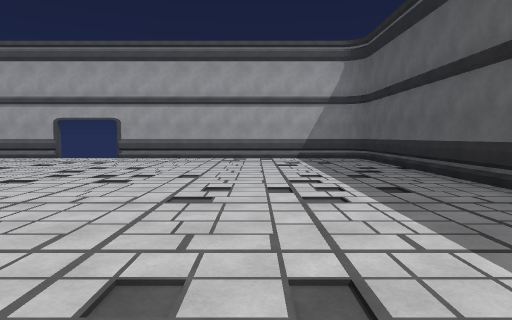
view 1 (above)

18 first-person views from a walk through a scene from a Unity 3-D project. The camera is 1.4 m above the floor, tilts 4° down and sees 75° across. The floor is counted in squares, 2 m on a side. Each view is taken from the middle of a square. On the plan, view 1 faces up. The plan holds only what a view shows up to about 10 squares ahead; the rest is blank. The place goes on beyond the plan. The player character is not drawn. Some animated figures are not drawn. Door leaves are left out, so doorways stand open.

view 2
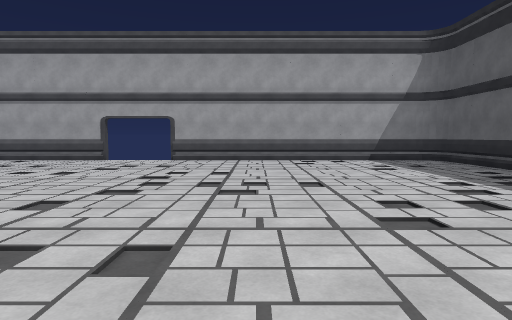

view 3
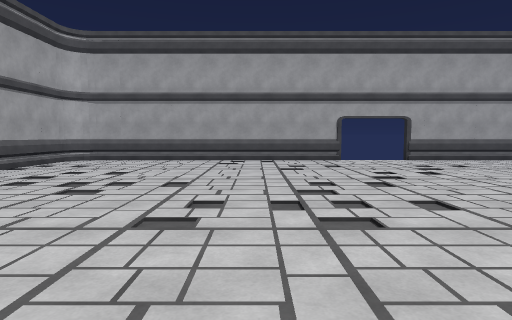

view 4
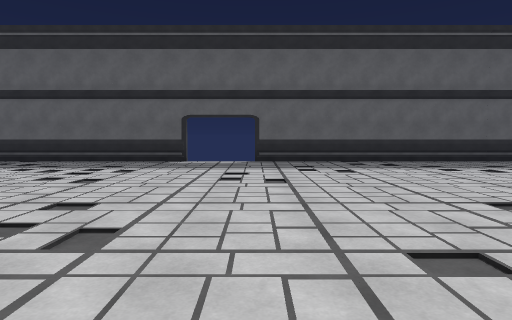

view 5
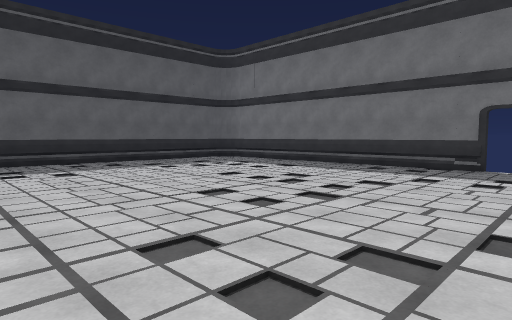

view 6
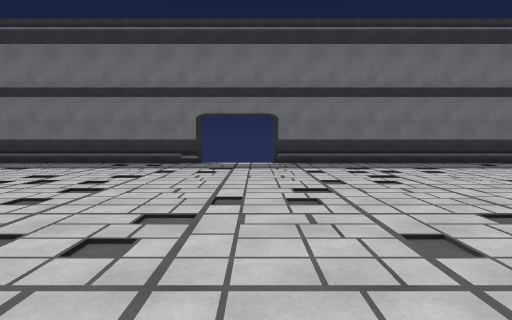

view 7
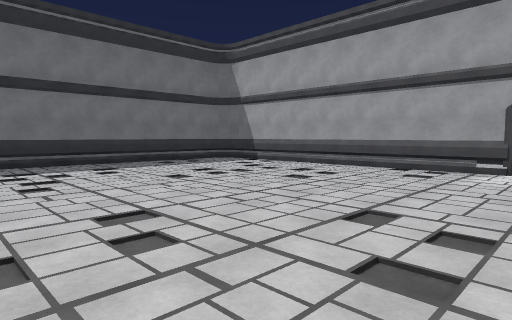

view 8
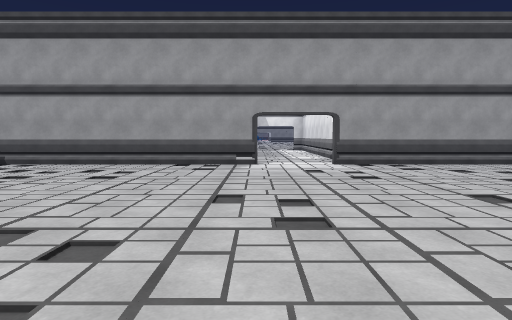

view 9
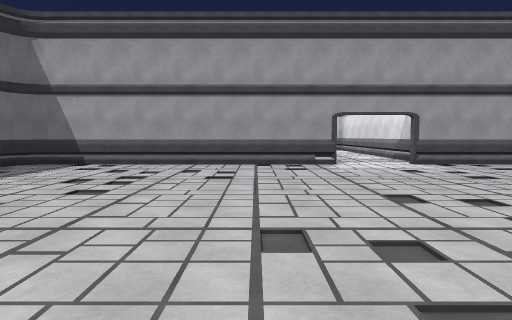

view 10
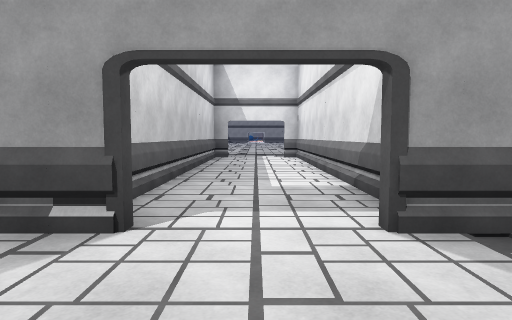

view 11
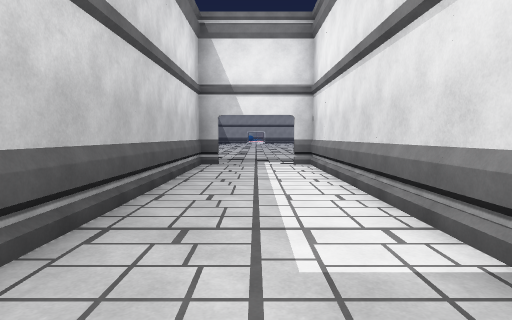

view 12
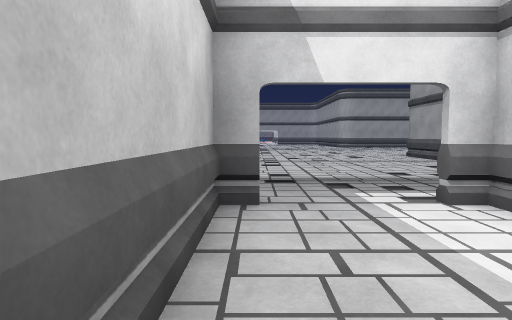

view 13
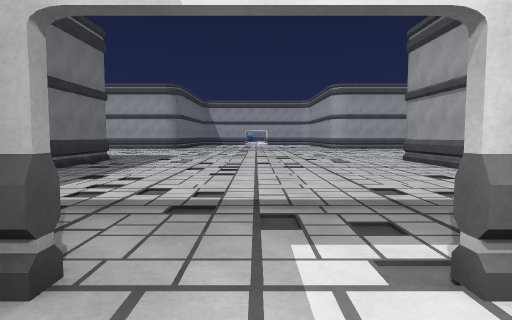

view 14
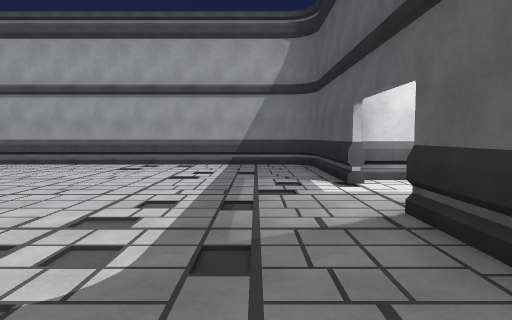

view 15
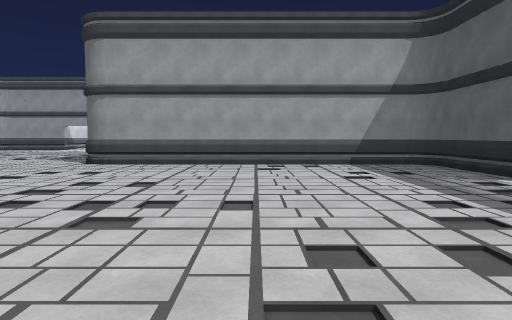

view 16
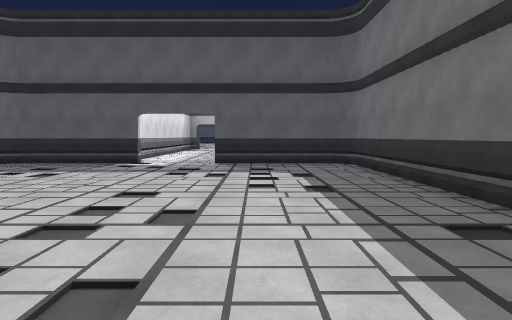

view 17
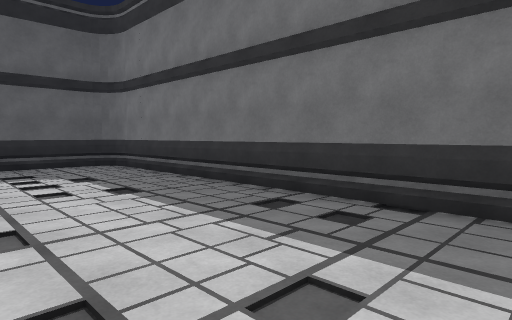

view 18
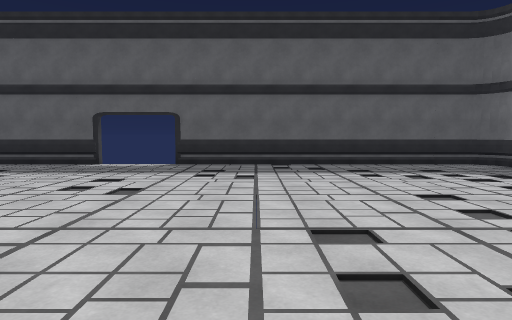

### Floor plan
Ten units are one square. View 1 is at (0, 0); x grows to the right and y downward. Boxes are objects, and circles mark ways between rooms. Rooms are numbered by the first view taken in them; rooms with no view inside come last. Other rooms are left out.
<svg viewBox="-323 -114 368 188">
<path fill="none" stroke="#000" d="M-144 -11 -144 63M-64 -109 -138 -109M-46 69 9 69M34 -29 34 -102M-144 -102 -144 -29M-138 69 -64 69M34 63 34 -11M29 -109 -46 -109M-154 -34 -234 -34 -234 -29M-234 -11 -234 -6 -156 -6M-236 -29 -236 -57M-318 24 -243 24M-242 -64 -317 -64M-236 18 -236 -11"/>
<circle cx="-150" cy="-20" r="3" fill="#2a7"/>
<circle cx="-240" cy="-20" r="3" fill="#2a7"/>
<text x="-60" y="-20">1</text>
<text x="-190" y="-20">2</text>
<text x="-280" y="-20">3</text>
</svg>
Room 1 opens to room 2. Room 2 opens to room 3.

Where each view was taken, in squares from view 1:
view 1: 0 up, 0 right, facing up
view 2: 1 up, 2 left, facing up
view 3: 1 up, 9 left, facing up
view 4: 1 up, 6 left, facing right
view 5: 1 up, 6 left, facing down-right
view 6: 2 up, 6 left, facing down
view 7: 2 up, 7 left, facing down-left
view 8: 1 up, 6 left, facing left
view 9: 1 down, 6 left, facing left
view 10: 2 up, 12 left, facing left
view 11: 2 up, 15 left, facing left
view 12: 1 up, 20 left, facing left
view 13: 2 up, 22 left, facing left
view 14: 2 down, 25 left, facing up
view 15: 2 down, 28 left, facing up
view 16: 0 up, 32 left, facing right
view 17: 1 up, 32 left, facing down-right
view 18: 1 down, 5 left, facing right
